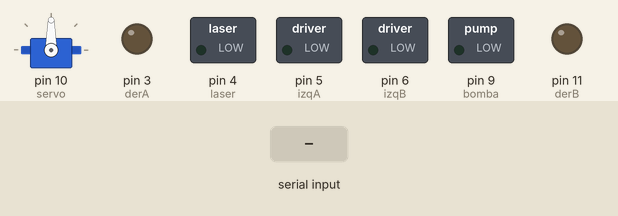
A sketch run on a simulated Arduino Uno, built with avr-gcc and run on an emulated ATmega328P. Parts: servo, switched loads named in the sketch (green lamp = pin HIGH), output pins drawn as LEDs (lit = HIGH). The inputs (shaded band) are chosen by the test bench.

Above: at 1.2 s.
1.3 s: "e" received over Serial
At 2.5 s:
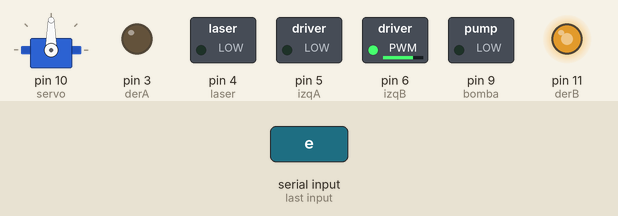
2.8 s: "f" received over Serial
At 3.7 s:
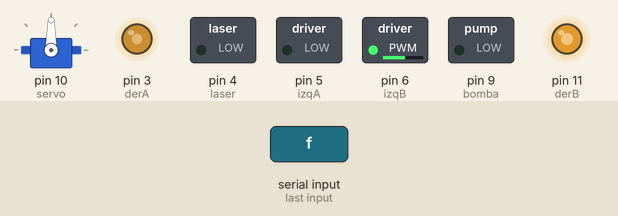
4.3 s: "g" received over Serial
At 4.8 s:
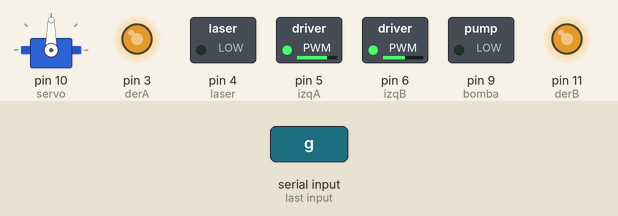
5.8 s: "k" received over Serial
At 7.0 s:
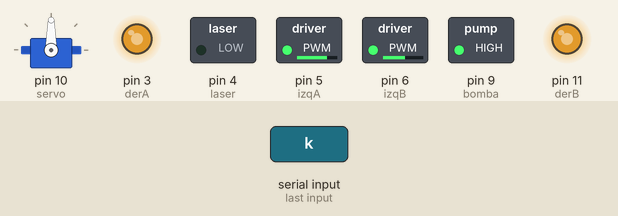
7.3 s: "l" received over Serial
At 8.3 s:
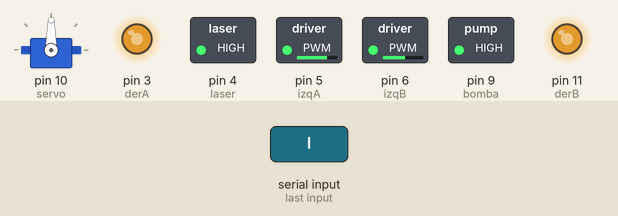
8.8 s: byte 100 (100) received over Serial
At 9.5 s:
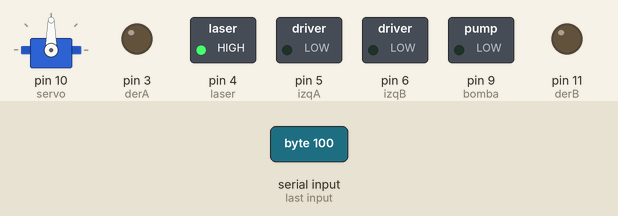
Timing chart, 0 to 11.3 s (numbered marks = the images above; inputs shaded):
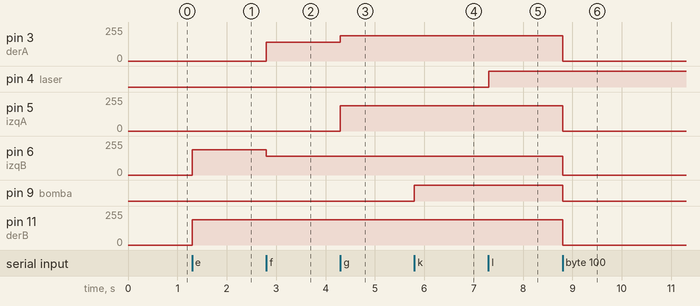

Measured:
- after the input at 1.3 s, pin 6 (izqB), pin 11 (derB): 0/255 → 190/255 at once
- after the input at 2.8 s, pin 3 (derA): 0/255 → 140/255 at once; pin 6 (izqB): 190/255 → 140/255 at once
- after the input at 4.3 s, pin 3 (derA): 140/255 → 190/255 at once; pin 5 (izqA): 0/255 → 190/255 at once
- after the input at 5.8 s, pin 9 (bomba): LOW → HIGH at once
- after the input at 7.3 s, pin 4 (laser): LOW → HIGH at once
- after the input at 8.8 s, pin 3 (derA), pin 5 (izqA), pin 11 (derB): 190/255 → 0/255 at once; pin 6 (izqB): 140/255 → 0/255 at once; pin 9 (bomba): HIGH → LOW at once

The sketch:

carro.ino
```cpp
/*
@autor Alfredo Santiago
Programa para el manejo Protopo apaga incendios .

--17/12/14--
ultima actualizacion : 1/03/15
--Cambios--
Agregado direccion de posicionamiento para servo --26/02/15.
Agregado Cambio de iF a switch statment --1/03/15
Agregado Direccion Izquierda , en un principio solo se movia a la Derecha --1/03/15
Agregado cambio en la programacion se remplazaron los case por if-else ya que interrumpian con el disparo de la bomba colapsando el carro --03/03/15
*/
 #include <Servo.h>
Servo myservo;
int izqA = 5;
int izqB = 6;
int derA = 3;
int derB = 11;
int servo=10;
int bomba = 9;
int vel=190;
int contador =90;
int laser = 4;
void setup()  {
  Serial.begin(9600);
  // pinMode (IN8, OUTPUT); // Input4 conectada al pin 4
   //pinMode (IN7, OUTPUT); // Input3 conectada al pin 5
  pinMode(derA, OUTPUT);
  pinMode(derB, OUTPUT);
  pinMode(izqA, OUTPUT);
  pinMode(izqB, OUTPUT);
  pinMode(bomba,OUTPUT);
  pinMode(laser,OUTPUT);
  myservo.attach(servo);

  myservo.write(90);

  delay (15);


 }

void loop()  {

    if   (Serial.available()){

     byte op = Serial.read();


       if(op==101){
             analogWrite(derB, vel);  // Reversa
             analogWrite(izqB, vel);
             delay(15);
       }
      else if(op==102){
             analogWrite(derA, 140);  // Derecha
             analogWrite(izqB, 140);
             delay(15);
       }
      else if(op==103){
             analogWrite(derA, vel);  // Adelante
             analogWrite(izqA, vel);
             delay(15);
       }
       else if(op==104){
             analogWrite(derB, 140);  // Izquierda
             analogWrite(izqA, 140);
             delay(15);
       }
      else if(op==107){
             digitalWrite(bomba,HIGH);
             delay(15);
       }
     else if(op==108){
              digitalWrite(laser,HIGH);
      }
     else if(op==109){
              digitalWrite(laser,LOW);
      }

     else if(op==100){
             digitalWrite(bomba,LOW);
             analogWrite(derA, 0);  // Detiene los Motores6
             analogWrite(izqA, 0);
             analogWrite(derB, 0);    // Detiene los Motores
             analogWrite(izqB, 0);
      }

       else  {  myservo.write(map(op,0,90,60,90));}


    }//FIN AVAILABLE


}//FIN LOOP
```
